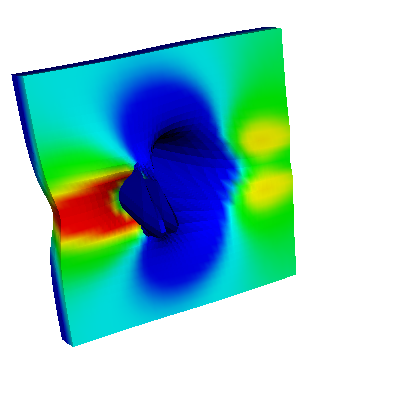

Source code (Python):
#!/usr/bin/env python

# Warp a rectilinear grid by its vector field using vtkWarpVector and
# extract a sub-volume with vtkExtractGrid.

import os

# Factory overrides
import vtkmodules.vtkInteractionStyle  # noqa: F401
import vtkmodules.vtkRenderingOpenGL2  # noqa: F401

from vtkmodules.vtkFiltersExtraction import vtkExtractGrid
from vtkmodules.vtkFiltersGeneral import vtkWarpVector
from vtkmodules.vtkIOLegacy import vtkDataSetReader
from vtkmodules.vtkRenderingCore import (
    vtkActor,
    vtkDataSetMapper,
    vtkRenderWindow,
    vtkRenderWindowInteractor,
    vtkRenderer,
)

# Data directory
data_dir = os.environ.get("VPE_DATA_DIR", os.path.dirname(os.path.abspath(__file__)))

# Read the rectilinear grid
reader = vtkDataSetReader()
reader.SetFileName(os.path.join(data_dir, "RectGrid2.vtk"))
reader.Update()

# Warp by vector
warper = vtkWarpVector()
warper.SetInputConnection(reader.GetOutputPort())
warper.SetScaleFactor(0.2)

# Extract a sub-volume
extract = vtkExtractGrid()
extract.SetInputConnection(warper.GetOutputPort())
extract.SetVOI(0, 100, 0, 100, 7, 15)

mapper = vtkDataSetMapper()
mapper.SetInputConnection(extract.GetOutputPort())
mapper.SetScalarRange(0.197813, 0.710419)

actor = vtkActor()
actor.SetMapper(mapper)

# Renderer
renderer = vtkRenderer()
renderer.AddActor(actor)
renderer.SetBackground(1, 1, 1)

# Window
render_window = vtkRenderWindow()
render_window.SetMultiSamples(0)
render_window.AddRenderer(renderer)
render_window.SetSize(400, 400)
render_window.SetWindowName("warp vector image")

# Interactor
interactor = vtkRenderWindowInteractor()
interactor.SetRenderWindow(render_window)

# Scene
cam = renderer.GetActiveCamera()
cam.SetClippingRange(3.76213, 10.712)
cam.SetFocalPoint(-0.0842503, -0.136905, 0.610234)
cam.SetPosition(2.53813, 2.2678, -5.22172)
cam.SetViewUp(-0.241047, 0.930635, 0.275343)

interactor.Initialize()
interactor.Start()
